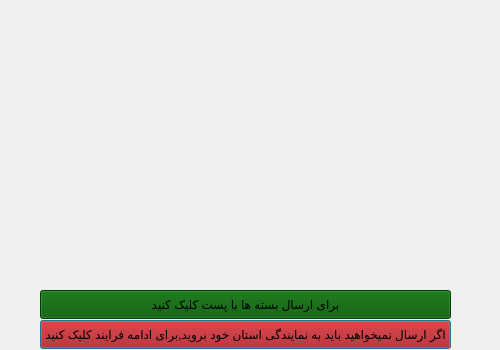
<?xml version="1.0" encoding="UTF-8"?>
<ui version="4.0">
 <class>PostPy</class>
 <widget class="QDialog" name="PostPy">
  <property name="geometry">
   <rect>
    <x>0</x>
    <y>0</y>
    <width>500</width>
    <height>350</height>
   </rect>
  </property>
  <property name="minimumSize">
   <size>
    <width>500</width>
    <height>350</height>
   </size>
  </property>
  <property name="maximumSize">
   <size>
    <width>500</width>
    <height>350</height>
   </size>
  </property>
  <property name="windowTitle">
   <string>Dialog</string>
  </property>
  <property name="styleSheet">
   <string notr="true">background-image: url(:/photos/post_global.png);</string>
  </property>
  <widget class="QPushButton" name="pushButton">
   <property name="geometry">
    <rect>
     <x>40</x>
     <y>320</y>
     <width>411</width>
     <height>29</height>
    </rect>
   </property>
   <property name="styleSheet">
    <string notr="true">background-image: url();
background-color: rgb(170, 0, 0);
color: rgb(0, 0, 0);</string>
   </property>
   <property name="text">
    <string>اگر ارسال نمیخواهید باید به نمایندگی استان خود بروید,برای ادامه فرایند کلیک کنید</string>
   </property>
  </widget>
  <widget class="QPushButton" name="pushButton_2">
   <property name="geometry">
    <rect>
     <x>40</x>
     <y>290</y>
     <width>411</width>
     <height>29</height>
    </rect>
   </property>
   <property name="styleSheet">
    <string notr="true">background-image: url();
background-color: rgb(0, 85, 0);
color: rgb(0, 0, 0);</string>
   </property>
   <property name="text">
    <string>برای ارسال بسته ها با پست کلیک کنید</string>
   </property>
  </widget>
 </widget>
 <resources/>
 <connections/>
</ui>
